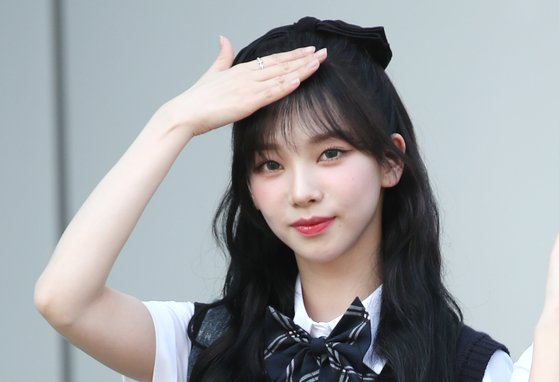
#> input picture lina.jpg, 559 x 382 px
$ jupyter execute --allow-errors chap143.ipynb
#> lines starting #> are read from the running program, lines starting #| are printed output that depends on the picture
#### Chap 1.4.3 Geomtric Transform

[cell 1]
import numpy as np
import cv2
from matplotlib import pyplot as plt

[cell 2]
img = cv2.imread('hero.jpg')
#> (the rest of this cell did not finish here and is left out)

[cell 3]
cv2.namedWindow('image')
#> (the rest of this cell did not finish here and is left out)

[cell 4]
img = cv2.imread('hero.jpg')
#> (the rest of this cell did not finish here and is left out)

#> (a cell that did not finish here is left out)

##### Rotate

[cell 6]
img = cv2.imread('lina.jpg',0)
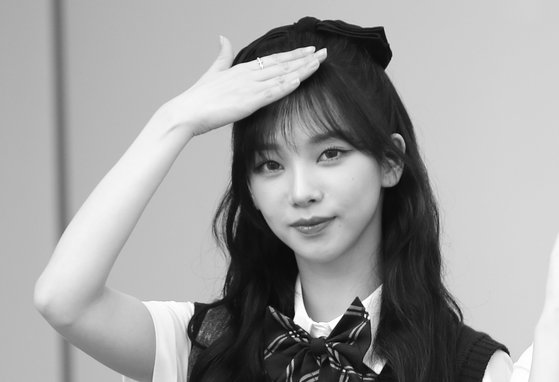
#> img: shape (382, 559); min 0, max 255, mean 157
rows,cols = img.shape[:2]
#> rows = 382; cols = 559
M = cv2.getRotationMatrix2D((cols/4,rows/4),45,1)
dst = cv2.warpAffine(img,M,(cols,rows))
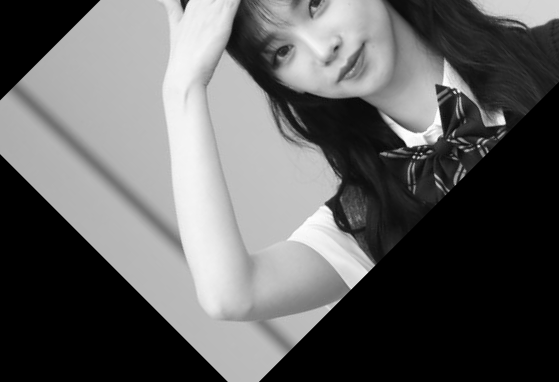
#> dst: shape (382, 559); min 0, max 255, mean 96.2

[cell 7]
cv2.imshow('img',dst)
cv2.waitKey(0)
cv2.destroyAllWindows()

##### Affine Transformation

[cell 8]
img = cv2.imread('lina.jpg')
#> img is the input picture: shape (382, 559, 3); mean B, G, R 160.3, 157.4, 155.1
rows,cols,ch = img.shape
#> ch = 3
pts1 = np.float32([[50,50],[200,50],[50,200]])
pts2 = np.float32([[10,100],[200,50],[100,250]])
M = cv2.getAffineTransform(pts1,pts2)
dst = cv2.warpAffine(img,M,(cols,rows))
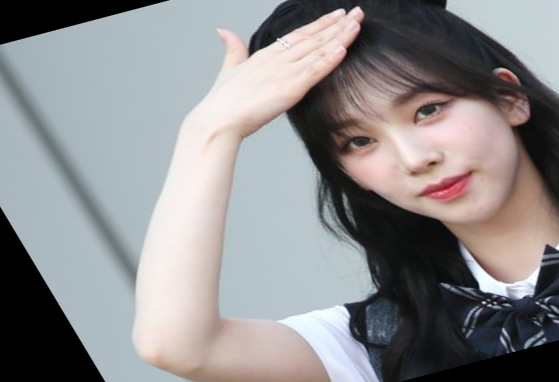
#> dst: shape (382, 559, 3); mean B, G, R 140.6, 139.1, 140.5
plt.subplot(121),plt.imshow(img),plt.title('Input')
plt.subplot(122),plt.imshow(dst),plt.title('Output')
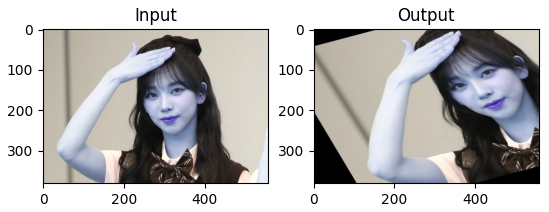
#> figure drawn by matplotlib, 2 panels; B, G, R data is drawn as R, G, B
